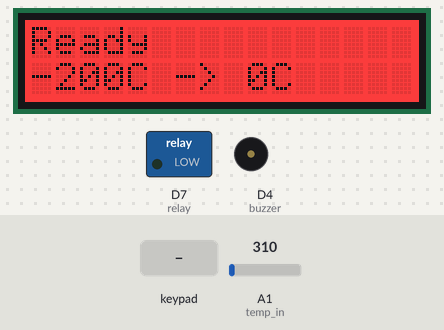
Recording of a sketch running on a simulated Particle Photon. On the bench: 16×2 character LCD, switched loads named in the sketch (green lamp = pin HIGH), buzzer (waves = sounding, pin HIGH). The test bench sets the inputs (shaded band); at power-on: A1 (temp_in) = 310.

Above: at 1.2 s.
1.3 s: key 'S' pressed
At 3.2 s:
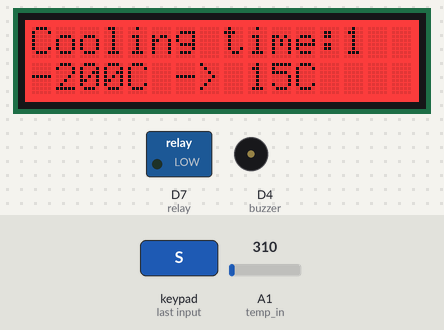
3.9 s: key 'S' pressed
At 4.9 s:
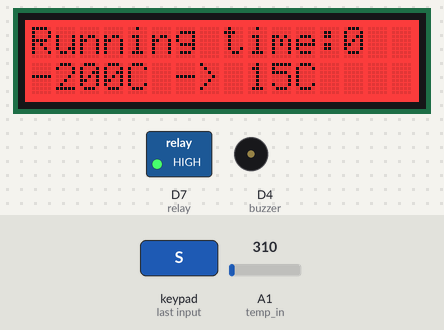
6.9 s: key 'L' pressed
At 8.0 s:
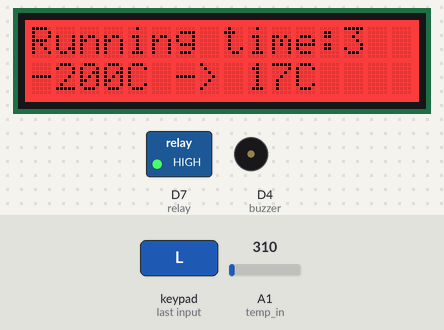
8.4 s: A1 (temp_in) set to 372
At 9.7 s:
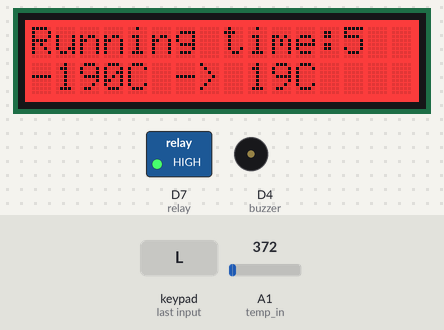
10.7 s: A1 (temp_in) set to 434
At 11.6 s:
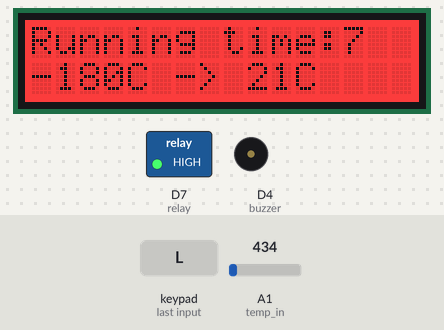
12.7 s: A1 (temp_in) set to 527
At 14.0 s:
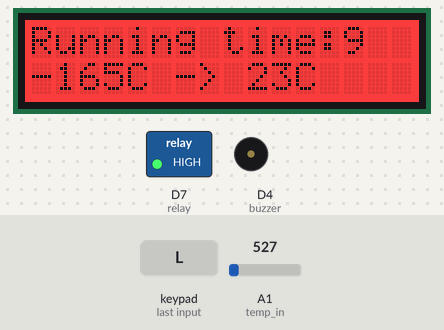
Timing chart, 0 to 15.7 s (numbered marks = the images above; inputs shaded):
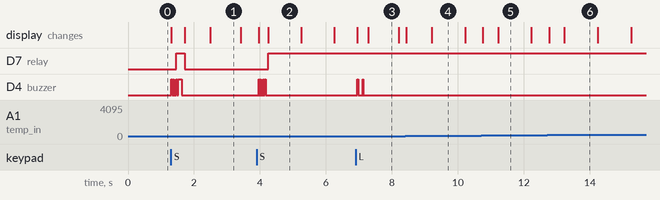

The sketch:

reflow.ino
```cpp
// include the library code:
//#include <Wire.h>
#include "Adafruit_MCP23017.h"
#include "Adafruit_RGBLCDShield.h"

// The shield uses the I2C SCL and SDA pins. On classic Arduinos
// this is Analog 4 and 5 so you can't use those for analogRead() anymore
// However, you can connect other I2C sensors to the I2C bus and share
// the I2C bus.
Adafruit_RGBLCDShield lcd = Adafruit_RGBLCDShield();

// These #defines make it easy to set the backlight color
// #define RED 0x1
#define BACKLIGHT_ON 0x1

int buzzer = D4;    // I have a simple 5v buzzer connected to this ( works fine at 3.3v )
int temp_in = A1;   // This is input from Adafruit AD8495 K-Type Thermocoupler Amplifier
int relay = D7;     // base output to transistor that enables 5v to solid state relay for heating element control

int tempC = 0;
int tempF = 0;
int targetC = 0;

#define MODE_READY 1
#define MODE_RUNNING 2
#define MODE_COOLING 3

#define STATE_HEAT_ON 1
#define STATE_HEAT_OFF 0

int state = STATE_HEAT_OFF;
int mode = MODE_READY;

long start = 0;
long runtime = 0;


/*
#define YELLOW 0x3
#define GREEN 0x2
#define TEAL 0x6
#define BLUE 0x4
#define VIOLET 0x5
#define WHITE 0x7
*/

#define ROOM_TEMP 15

// profile and target code taken from http://reprap.org/wiki/Toaster_Oven_Reflow_Technique

/*
 - heat up to 150oC - this is the flux activation temperature
 - heat up more slowly to 183oC - this is the solder's melting point
 - heat up faster to 215oC - this is the reflow temperature
 - cool
*/

// The temperature/time profile as {secs, temp}
// This profile is linearly interpolated to get the required temperature at any time.
// PLEN is the number of entries
#define PLEN 7
long profile[PLEN][2] = { {0, 15}, {140, 150}, {210, 183}, {280, 215}, {290, 215}, {320, 183}, {350, 0} };

// Linearly interpolate the profile for the current time in secs, t
int target(long t)
{
  if(t <= profile[0][0])
   return profile[0][1];
  if(t >= profile[PLEN-1][0])
  {
   // We are off the end of the time curve
   return profile[PLEN-1][1];
  }
  for(int i = 1; i < PLEN-1; i++)
  {
     if(t <= profile[i][0])
       return (int)(profile[i-1][1] + ((t - profile[i-1][0])*(profile[i][1] - profile[i-1][1]))/
         (profile[i][0] - profile[i-1][0]));
  }
  return 0;
}

void beep(long on) {
  digitalWrite(buzzer, HIGH);
  delay(on);
  digitalWrite(buzzer, LOW);
}

void updateTemp() {
  double raw = analogRead(temp_in);
  double millivolts = ( raw * 3.3 ) / 4096;
  double ttempC = ( millivolts - 1.25 ) / 0.005;
  tempC = (int) ttempC;
  tempF = (int) (( ttempC * 1.8 ) + 32);
}

void setup() {
  pinMode(buzzer, OUTPUT);
  pinMode(temp_in, AN_INPUT);
  pinMode(relay, OUTPUT);
  digitalWrite(buzzer, LOW);
  digitalWrite(relay, LOW);

  Particle.variable("tempC", &tempC, INT);
  Particle.variable("tempF", &tempF, INT);
  Particle.variable("targetC", &targetC, INT);

  // Debugging output
  Serial.begin(9600);
  // set up the LCD's number of columns and rows:
  lcd.begin(16, 2);

  // Print a message to the LCD. We track how long it takes since
  // this library has been optimized a bit and we're proud of it :)
  lcd.clear();
  lcd.setBacklight(BACKLIGHT_ON);
  mode = MODE_READY;
  start = millis();
  targetC = 0;
}

void loop() {
  updateTemp();

  runtime = ( (millis() - start) / 1000 );

  if (mode == MODE_RUNNING) {
      targetC = target(runtime);
      if (targetC == 0) {
        mode = MODE_COOLING;
        beep(200);
        delay(100);
        beep(200);
      }
  }

  lcd.setBacklight(BACKLIGHT_ON);

  lcd.setCursor(0, 0);
  if (mode == MODE_READY) { lcd.print("Ready"); }
  if (mode == MODE_RUNNING) { lcd.print("Running"); }
  if (mode == MODE_COOLING) { lcd.print("Cooling"); }

  if (mode != MODE_READY) {
    lcd.print(" time:");
    lcd.print(runtime);
  }

  lcd.setCursor(0, 1);
  // print the number of seconds since reset:
  lcd.print(tempC);
  lcd.print("C -> ");
  lcd.print(targetC);
  lcd.print("C  ");

  if (mode == MODE_RUNNING) {
    if (tempC < targetC) {
      digitalWrite(relay, HIGH);
    } else {
      digitalWrite(relay, LOW);
    }
  } else {
    digitalWrite(relay, LOW);
  }

  uint8_t buttons = lcd.readButtons();

  if (buttons) {
    lcd.clear();
    if (buttons & BUTTON_LEFT) {
        beep(20);
        lcd.begin(16,2);
    }
    if (buttons & BUTTON_SELECT) {
      beep(20);
      delay(30);
      beep(20);
      if (mode == MODE_READY) {
        mode = MODE_RUNNING;
        start = millis();
        runtime = 0;
      } else if (mode == MODE_RUNNING) {
        mode = MODE_COOLING;
        beep(100);
      } else if (mode == MODE_COOLING) {
        if (tempC <= 20) {
          mode = MODE_READY;
          start = millis();
          runtime = 0;
        }
      }
    }
  }
  delay(50);
}
```

Measured:
- after the input at 1.3 s, D7 (relay): LOW → HIGH after 0.16 s, → LOW 0.25 s later; the display: first changes at once (image 1 shows a later state)
- after the input at 3.9 s, D7 (relay): LOW → HIGH after 0.35 s; D4 (buzzer): alternates HIGH for 0.02 s and LOW for 0.03 s, 8 changes in all, then stays LOW, starting after 0.06 s; the display: first changes after 0.06 s (image 2 shows a later state)
- after the input at 6.9 s, D4 (buzzer): alternates HIGH for 0.02 s and LOW for 0.14 s, 4 changes in all, then stays LOW, starting after 0.05 s; the display: first changes after 0.05 s (image 3 shows a later state)
- what the display in image 1 shows lasts 0.9 s, from 2.5 s to 3.4 s
- what the display in image 2 shows lasts 1.1 s, from 4.2 s to 5.3 s
